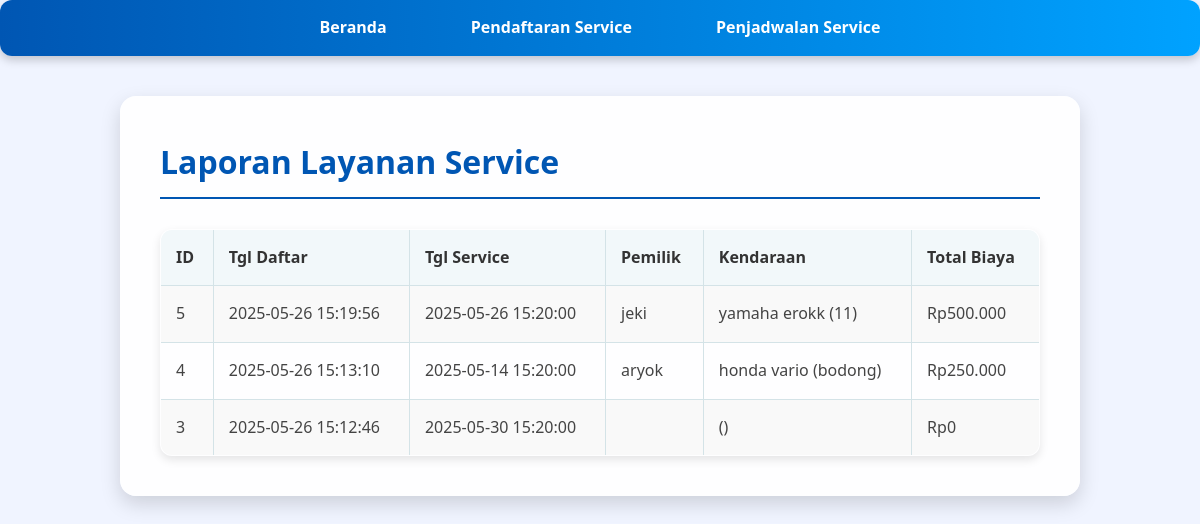
The app's page /laporan.php with its own data.
### tables this page shows
CREATE TABLE `transaksi` (
  `id` int(11) NOT NULL,
  `kendaraan_id` int(11) NOT NULL,
  `tanggal` datetime NOT NULL,
  `tanggal_jadwal` datetime DEFAULT NULL,
  `total_biaya` decimal(10,2) NOT NULL
);

CREATE TABLE `kendaraan` (
  `id` int(11) NOT NULL,
  `pemilik` varchar(100) NOT NULL,
  `merk` varchar(100) NOT NULL,
  `tipe` varchar(100) NOT NULL,
  `plat_nomor` varchar(20) NOT NULL
);

### laporan.php (the view, shortened to what this page needs)
<?php
include('config.php');
$transaksi = $conn->query('
    SELECT t.id, t.tanggal, t.tanggal_jadwal, v.pemilik, v.merk, v.tipe, v.plat_nomor, t.total_biaya
    FROM transaksi t
    JOIN kendaraan v ON v.id = t.kendaraan_id
    ORDER BY t.tanggal DESC
');
?>
<!DOCTYPE html>
<html lang="id">
<head>
    <link rel="stylesheet" href="style.css">
</head>
<body>
    <nav>
        <a href="index.php">Beranda</a>
        <a href="register_layanan.php">Pendaftaran Service</a>
        <a href="schedule_layanan.php">Penjadwalan Service</a>
    </nav>
    <div class="container">
        <h1>Laporan Layanan Service</h1>
        <table>
            <tr>
                <th>ID</th>
                <th>Tgl Daftar</th>
                <th>Tgl Service</th>
                <th>Pemilik</th>
                <th>Kendaraan</th>
                <th>Total Biaya</th>
            </tr>
            <?php while($row = $transaksi->fetch_assoc()): ?>
                <tr>
                    <td><?= $row['id'] ?></td>
                    <td><?= $row['tanggal'] ?></td>
                    <td><?= $row['tanggal_jadwal'] ?? '-' ?></td>
                    <td><?= $row['pemilik'] ?></td>
                    <td><?= $row['merk'] . ' ' . $row['tipe'] ?> (<?= $row['plat_nomor'] ?>)</td>
                    <td>Rp<?= number_format($row['total_biaya'],0,',','.') ?></td>
                </tr>
            <?php endwhile; ?>
        </table>
    </div>
</body>
</html>

### style.css (style rules this page uses)
* { margin: 0; padding: 0; box-sizing: border-box; font-family: 'Segoe UI', Tahoma, Geneva, Verdana, sans-serif; }
body { background-color: #f0f4ff; color: #444; line-height: 1.6; background-size: cover; }
.container { max-width: 960px; margin: 40px auto; padding: 40px; background: rgba(255, 255, 255, 0.95); border-radius: 16px; box-shadow: 0 8px 20px rgba(0, 0, 0, 0.15); transition: transform 0.2s ease-in-out; }
h1, h2, h3 { color: #0056b3; margin-bottom: 20px; border-bottom: 2px solid #0056b3; padding-bottom: 10px; }
nav { background: linear-gradient(to right, #0056b3, #00a2ff); padding: 15px 0; margin-bottom: 30px; text-align: center; box-shadow: 0 4px 10px rgba(0, 0, 0, 0.2); border-radius: 12px; }
nav a { color: white; margin: 0 20px; text-decoration: none; font-weight: bold; padding: 10px 20px; border-radius: 10px; transition: all 0.3s ease-in-out; }
table { width: 100%; border-collapse: collapse; margin-top: 30px; box-shadow: 0 4px 10px rgba(0, 0, 0, 0.1); border-radius: 12px; overflow: hidden; }
table, th, td { border: 1px solid #d4e3e7; }
th, td { padding: 15px; text-align: left; }
th { background-color: #f2f8fa; color: #333; font-weight: bold; }
tbody tr:nth-child(even) { background-color: #f9f9f9; }

### records on screen
transaksi: id "5", tanggal "2025-05-26 15:19:56", tanggal_jadwal "2025-05-26 15:20:00", kendaraan.pemilik "jeki", kendaraan.merk "yamaha", kendaraan.tipe "erokk", kendaraan.plat_nomor "11", total_biaya "500.000"
transaksi: id "4", tanggal "2025-05-26 15:13:10", tanggal_jadwal "2025-05-14 15:20:00", kendaraan.pemilik "aryok", kendaraan.merk "honda", kendaraan.tipe "vario", kendaraan.plat_nomor "bodong", total_biaya "250.000"
transaksi: id "3", tanggal "2025-05-26 15:12:46", tanggal_jadwal "2025-05-30 15:20:00", total_biaya "0"
